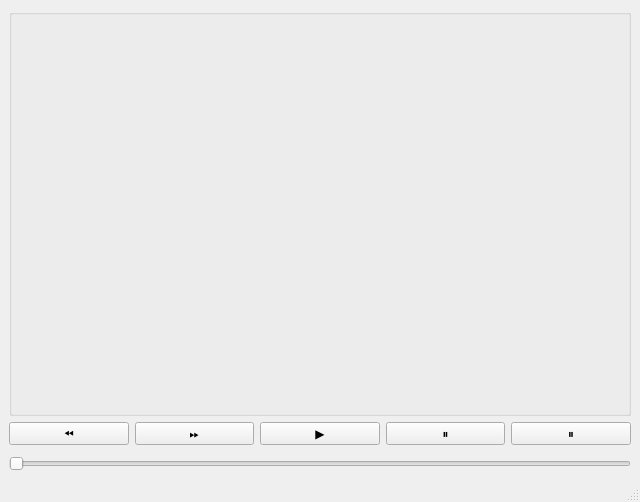
<?xml version="1.0" encoding="UTF-8"?>
<ui version="4.0">
 <class>MainWindow</class>
 <widget class="QMainWindow" name="MainWindow">
  <property name="geometry">
   <rect>
    <x>0</x>
    <y>0</y>
    <width>640</width>
    <height>502</height>
   </rect>
  </property>
  <property name="maximumSize">
   <size>
    <width>1280</width>
    <height>720</height>
   </size>
  </property>
  <property name="windowTitle">
   <string>MainWindow</string>
  </property>
  <widget class="QWidget" name="centralwidget">
   <property name="minimumSize">
    <size>
     <width>640</width>
     <height>480</height>
    </size>
   </property>
   <property name="maximumSize">
    <size>
     <width>1280</width>
     <height>720</height>
    </size>
   </property>
   <property name="baseSize">
    <size>
     <width>800</width>
     <height>600</height>
    </size>
   </property>
   <layout class="QHBoxLayout" name="horizontalLayout_3">
    <item>
     <layout class="QVBoxLayout" name="verticalLayout">
      <property name="sizeConstraint">
       <enum>QLayout::SetFixedSize</enum>
      </property>
      <item>
       <widget class="QGroupBox" name="widget">
        <property name="sizePolicy">
         <sizepolicy hsizetype="Expanding" vsizetype="Expanding">
          <horstretch>0</horstretch>
          <verstretch>0</verstretch>
         </sizepolicy>
        </property>
       </widget>
      </item>
      <item>
       <layout class="QHBoxLayout" name="horizontalLayout_2">
        <item>
         <widget class="QPushButton" name="pushButton">
          <property name="text">
           <string>⏪️</string>
          </property>
         </widget>
        </item>
        <item>
         <widget class="QPushButton" name="pushButton_3">
          <property name="text">
           <string>⏩️</string>
          </property>
         </widget>
        </item>
        <item>
         <widget class="QPushButton" name="pushButton_5">
          <property name="text">
           <string>▶️</string>
          </property>
         </widget>
        </item>
        <item>
         <widget class="QPushButton" name="pushButton_4">
          <property name="text">
           <string>⏸️</string>
          </property>
         </widget>
        </item>
        <item>
         <widget class="QPushButton" name="pushButton_2">
          <property name="text">
           <string>⏸️</string>
          </property>
         </widget>
        </item>
       </layout>
      </item>
      <item>
       <spacer name="horizontalSpacer">
        <property name="orientation">
         <enum>Qt::Horizontal</enum>
        </property>
        <property name="sizeHint" stdset="0">
         <size>
          <width>40</width>
          <height>5</height>
         </size>
        </property>
       </spacer>
      </item>
      <item>
       <widget class="QSlider" name="horizontalSlider">
        <property name="orientation">
         <enum>Qt::Horizontal</enum>
        </property>
       </widget>
      </item>
     </layout>
    </item>
   </layout>
  </widget>
  <widget class="QStatusBar" name="statusbar"/>
 </widget>
 <resources/>
 <connections/>
</ui>
